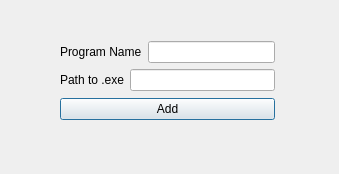
<?xml version="1.0" encoding="UTF-8"?>
<ui version="4.0">
 <class>AddToStartupWindow</class>
 <widget class="QDialog" name="AddToStartupWindow">
  <property name="geometry">
   <rect>
    <x>0</x>
    <y>0</y>
    <width>339</width>
    <height>174</height>
   </rect>
  </property>
  <property name="windowTitle">
   <string>Add to startup</string>
  </property>
  <widget class="QWidget" name="">
   <property name="geometry">
    <rect>
     <x>60</x>
     <y>40</y>
     <width>215</width>
     <height>83</height>
    </rect>
   </property>
   <layout class="QVBoxLayout" name="verticalLayout_2">
    <item>
     <layout class="QVBoxLayout" name="verticalLayout">
      <item>
       <layout class="QHBoxLayout" name="horizontalLayout">
        <item>
         <widget class="QLabel" name="label">
          <property name="text">
           <string>Program Name</string>
          </property>
         </widget>
        </item>
        <item>
         <widget class="QLineEdit" name="lineEdit1"/>
        </item>
       </layout>
      </item>
      <item>
       <layout class="QHBoxLayout" name="horizontalLayout_2">
        <item>
         <widget class="QLabel" name="label_2">
          <property name="text">
           <string>Path to .exe</string>
          </property>
         </widget>
        </item>
        <item>
         <widget class="QLineEdit" name="lineEdit2">
          <property name="enabled">
           <bool>true</bool>
          </property>
         </widget>
        </item>
       </layout>
      </item>
     </layout>
    </item>
    <item>
     <widget class="QPushButton" name="pushButton">
      <property name="text">
       <string>Add</string>
      </property>
     </widget>
    </item>
   </layout>
  </widget>
 </widget>
 <resources/>
 <connections/>
</ui>
